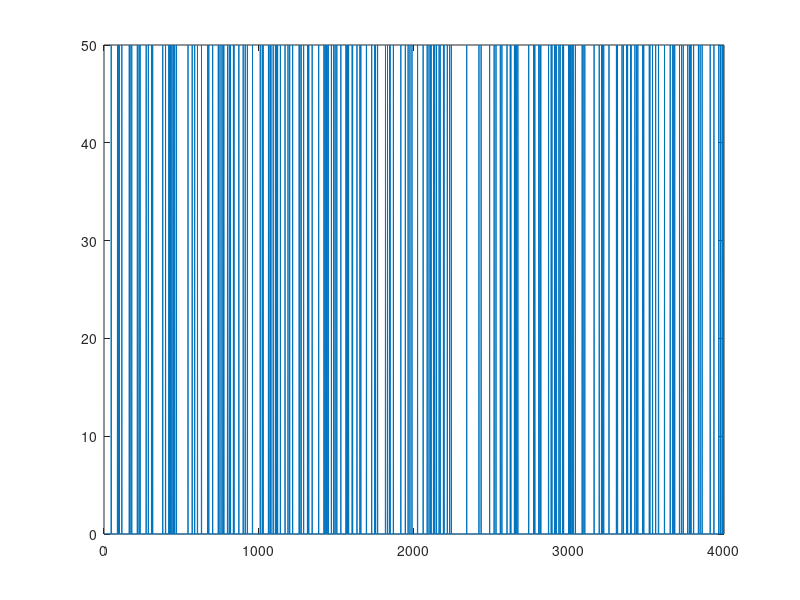

The MATLAB script that drew this image: (Note: this script raises an error after producing the figure.)
function [] = demo_calciumImaging()

% Demo for calcium imaging of spike trains

clear variables
close all

% Choose basic settings for simulations
% n_t = 8e2;
n_t = 4e3;

delta_t = 2e-3;         % 10Hz sampling rate
% delta_t = 1e0;         % 10Hz sampling rate

% f_fname = @f_lin1D;
f_fname = @f_HH_calcium;
g_fname = @g_Id;

% u       = 1e0*randn(1,n_t)>2;
u       = 5e1*(randn(1,n_t)>1.5);

figure,plot(u)

% Build options structure for temporal integration of SDE
inF.delta_t = delta_t;
inF.sc = 5e1; % time scale change for HH model
inG.ind         = 1;
options.inF     = inF;
options.inG     = inG;
options.decim = 1;


% Parameters of the simulation
alpha   = Inf;
sigma   = 1e2;
phi     = [];
x0 = [0;0;-3;-3/4;1/3];
theta = [1;1;0*ones(3,1)];

% alpha   = Inf;
% sigma   = Inf;
% theta   = [0.5];
% phi     = [];

% x0 = [0];
% theta = [1;0*ones(4,1)];

% Build time series of hidden states and observations
[y,x,x0,eta,e] = simulateNLSS(n_t,f_fname,g_fname,theta,phi,u,alpha,sigma,options,x0);

% display time series of hidden states and observations
displaySimulations(y,x,eta,e)
% 
% dim.n = 5;
% dim.n_theta = 5;
% dim.n_phi = 0;
% options.priors.a_alpha = Inf;
% options.priors.b_alpha = 0;
% options.priors.muX0 = x0;
% [posterior,out] = VBA_NLStateSpaceModel(y(:,1:500),u(:,1:500),f_fname,g_fname,dim,options);
% 
% return
% 
% disp('--paused--')
% pause

Y.calcium = y;
Y.calcium_time = [0;inF.delta_t];
[posterior,out] = detectSpikes(Y,'HH',12);



